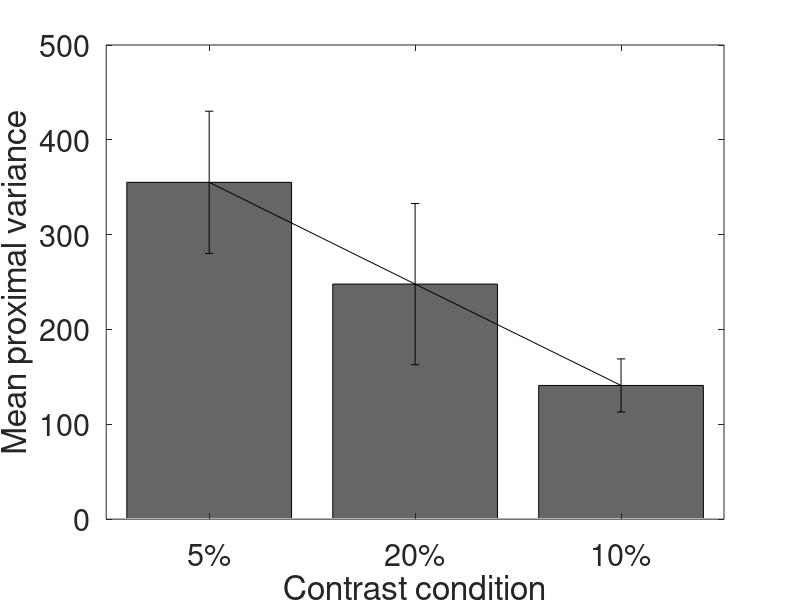

Write the MATLAB code that produced this figure. (Note: this script raises an error after producing the figure.)
Proximal_variance = [355.20; 247.90; 141];
error = [75; 85; 28];
bar(Proximal_variance,'FaceColor',[0.4,0.4,0.4],'EdgeColor',[0 .01 .01],'LineWidth',0.5);
%set('BarWidth',0.6); 
ylabel('Mean proximal variance');
xlabel('Contrast condition'); 
Labels = {'5%', '20%', '10%'};
set(gca, 'XTick', 1:4, 'XTickLabel', Labels, 'fontsize', 22);
hold on
numgroups=size(Proximal_variance,1);
numbars=size(Proximal_variance,2);
groupwidth=min(0.4, numbars/(numbars+1.1));
for i = 1:numbars
      % Based on barweb.m by Bolu Ajiboye from MATLAB File Exchange
      x = (1:numgroups) - groupwidth/2 + (2*i-1) * groupwidth / (2*numbars);  % Aligning error bar with individual bar
      errorbar(x, Proximal_variance(:,i), error(:,i), 'k', 'linestyle', 'none');
end
